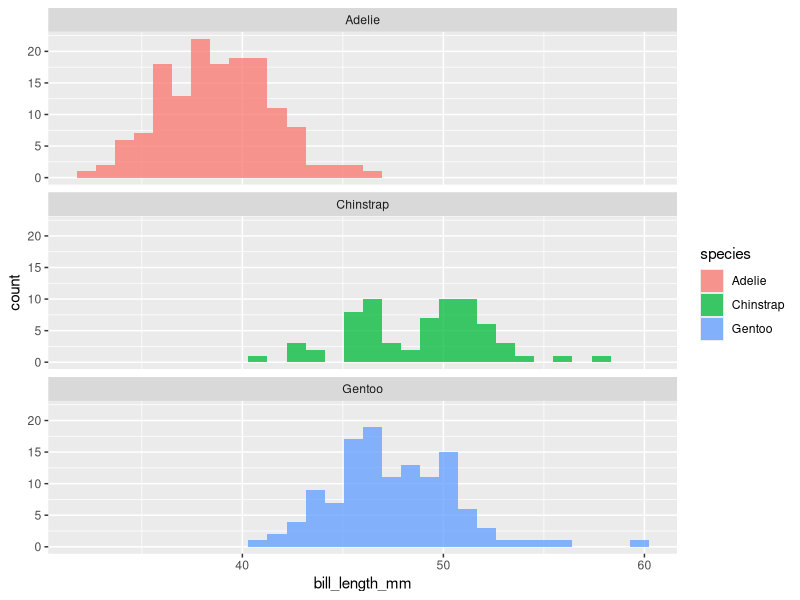
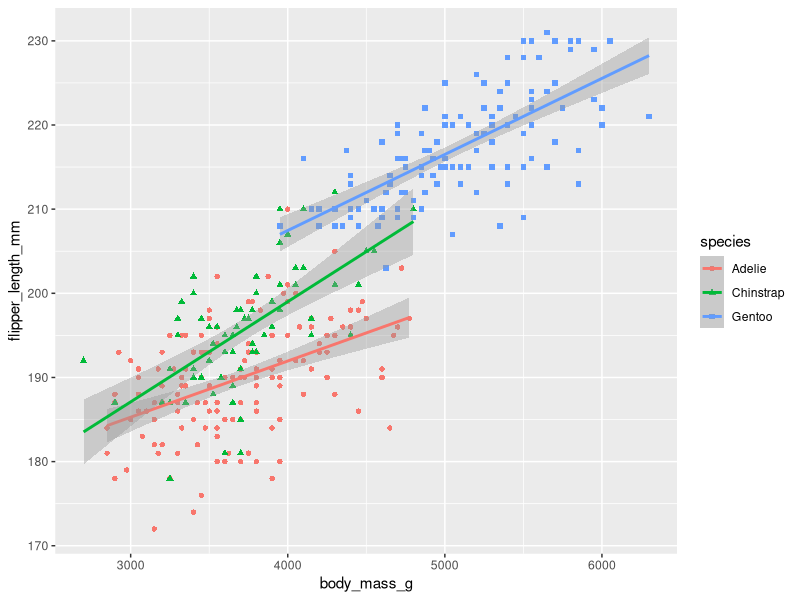

These figures' R source, in order:
## ---- chunk 1
knitr::opts_chunk$set(echo = TRUE)
## ---- chunk 2
library(palmerpenguins) #install.packages("palmerpenguins")
library(tidyverse)
library(ggplot2)
## ---- chunk 3

ggplot(data = penguins) + geom_histogram(mapping = aes(x = bill_length_mm, fill = species), alpha = 0.75) + facet_wrap(~ species, nrow = 3)

## ---- chunk 4

ggplot(data = penguins, mapping = aes(x = body_mass_g, y = flipper_length_mm, colour = species, shape = species)) + geom_point() + geom_smooth(method = lm)

